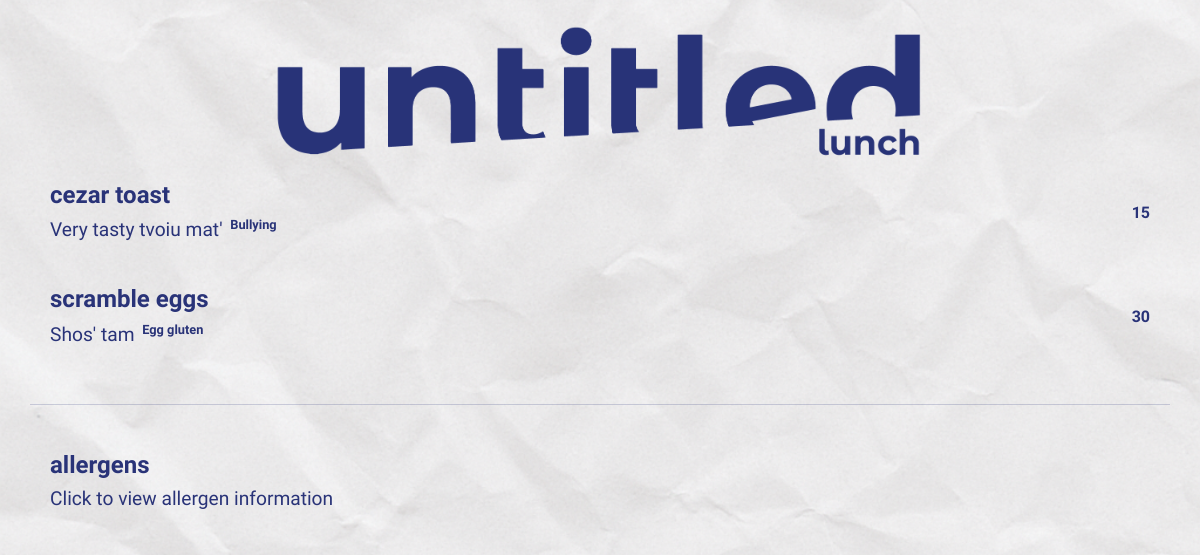
Before: /toasts/ with the older database file.
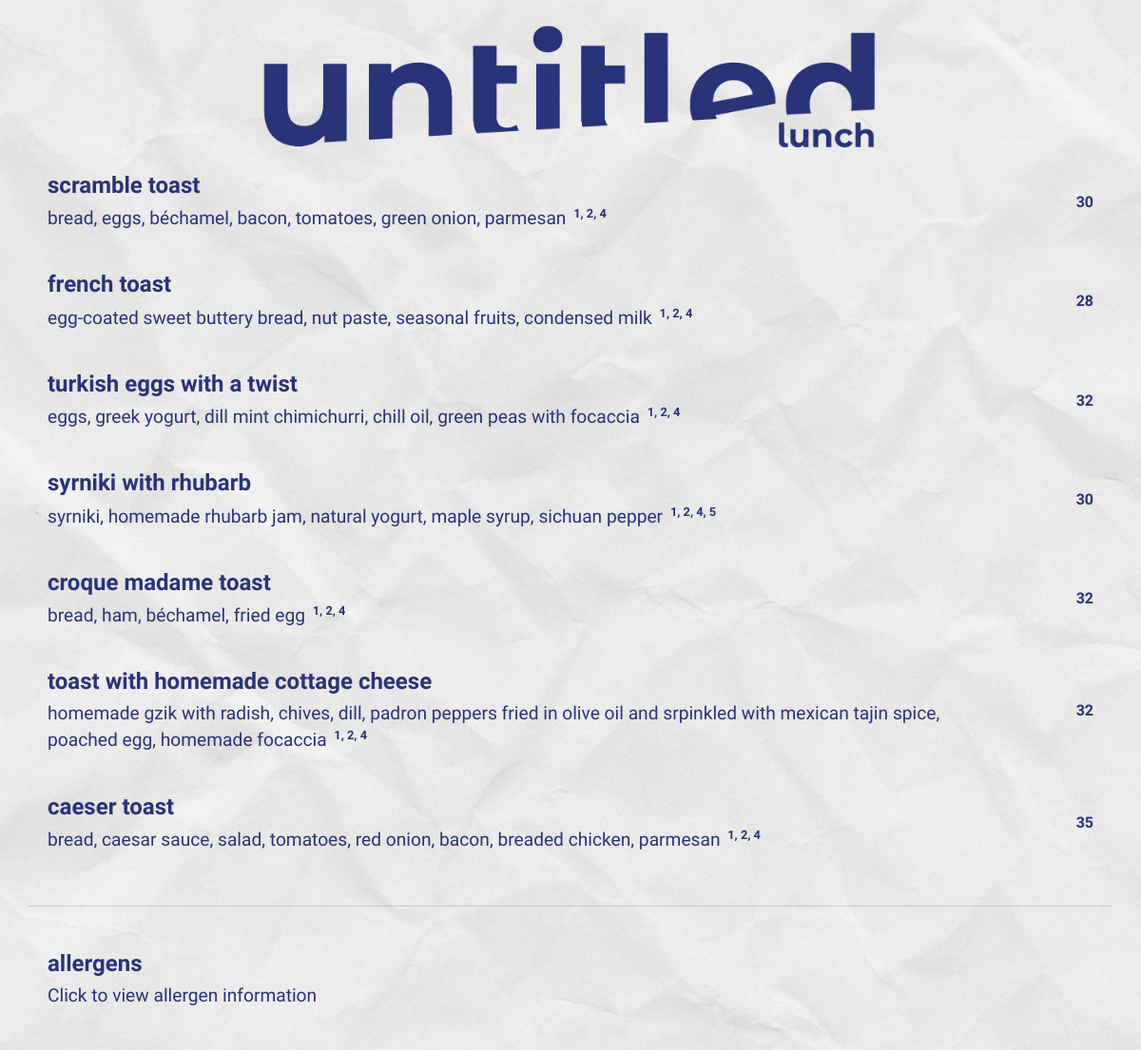
After: the same page with the newer database file.
### menu/models.py (models this page shows, shortened)
class Toast(models.Model):
    name = models.CharField(max_length=100)
    image = models.ImageField(upload_to='menu/images/', blank=True, null=True)
    description = models.TextField(blank=True)
    allergens = models.TextField(blank=True)
    price = models.DecimalField(max_digits=8, decimal_places=2, default=0)
    order = models.PositiveIntegerField(default=0)
    is_active = models.BooleanField(default=True)
    created_at = models.DateTimeField(auto_now_add=True, blank=True, null=True)
    updated_at = models.DateTimeField(auto_now=True, blank=True, null=True)
    @property
    def price_display(self):
        if self.price == self.price.to_integral_value():
            return int(self.price)
        return self.price

### menu/views.py (the view)
# urls.py: path('toasts/', views.toasts_list, name='toasts'),
def toasts_list(request):
    toasts = Toast.objects.filter(is_active=True).order_by('order', 'name')
    return render(request, 'menu/toasts.html', {'toasts': toasts})

### menu/templates/menu/toasts.html (shortened to what this page needs)
{% extends 'menu/base.html' %}
{% load static %}
{% block body_class %}toasts-page{% endblock %}
{% block content %}
<div class="menu-page">
    <div class="logo">
        <img src="{% static 'menu/images/logo_lunch_1.png' %}" alt="Untitled Toasts" class="logo-img">
    </div>
    {% for toast in toasts %}
        <div class="menu-item" data-id="{{ toast.id }}" {% if toast.description %}data-description="{{ toast.description }}"{% endif %} {% if toast.image %}data-image="{{ toast.image.url }}"{% endif %}>
            <div class="menu-center">
                <h3>{{ toast.name }}</h3>
                {% if toast.description %}
                    <p class="description">
                        {{ toast.description }}
                        {% if toast.allergens %}
                            <sup class="allergens-sup">{{ toast.allergens }}</sup>
                        {% endif %}
                    </p>
                {% elif toast.allergens %}
                    <p class="description">
                        <sup class="allergens-sup">{{ toast.allergens }}</sup>
                    </p>
                {% endif %}
            </div>
            <div class="menu-right">
                <p>{{ toast.price_display }}</p>
            </div>
        </div>
    {% empty %}
        <p class="empty">No toasts available 🍞</p>
    {% endfor %}
    <div class="allergens-section">
        <div class="menu-item allergens-item" data-allergens-info="true">
            <div class="menu-center">
                <h3>Allergens</h3>
                <p class="description">Click to view allergen information</p>
            </div>
        </div>
    </div>
</div>
{% endblock %}

### menu/templates/menu/base.html (shortened to what this page needs)
{% load static %}
<!DOCTYPE html>
<html lang="en">
<head>
    <link rel="stylesheet" href="{% static 'menu/css/styles.css' %}?v=2">
</head>
<body class="{% block body_class %}{% endblock %}">
    <main class="wrapper">
        {% block content %}{% endblock %}
    </main>
</body>
</html>

### menu/static/menu/css/styles.css (style rules this page uses)
body { background-image: url("../images/background.png"); background-size: cover; background-position: center; background-repeat: no-repeat; background-attachment: fixed; color: #293378; font-family: 'Montserrat Alternates', sans-serif; font-weight: bold; margin: 0; padding: 0; text-align: center; overflow-x: hidden; }
.logo { display: flex; justify-content: center; align-items: center; margin-top: 150px; margin-bottom: 20px; }
.logo-img { position: absolute; width: 65%; max-width: 450px; height: auto; }
.menu-page { text-align: left; padding: 40px 30px 40px; color: #293378; min-height: 100vh; }
.menu-page .logo { color: #293378; text-align: center; margin-top: 50px; margin-bottom: 75px; font-size: 2.5rem; font-weight: 700; text-transform: lowercase; letter-spacing: -1px; }
.menu-page .logo img { width: 75%; max-width: 650px; height: auto; display: block; margin: 0 auto; }
.menu-item { display: flex; justify-content: space-between; align-items: center; gap: 40px; padding: 0; line-height: 1.2; margin: 0; height: auto; }
.menu-center { flex: 1; text-align: left; overflow: hidden; }
.menu-right { flex: 0 0 auto; text-align: left; min-width: 40px; }
.menu-item h3 { color: #293378; font-size: clamp(0.2rem, 3vw, 1.5rem); margin: 0; padding: 0; text-transform: lowercase; white-space: nowrap; line-height: 1.2; }
.menu-item p { color: #293378; margin: 0; padding: 0; font-size: clamp(0.2rem, 2vw, 1rem); white-space: nowrap; line-height: 1.2; }
.description, .ingredients { font-size: 0.8rem; color: #666; margin: 2px 0; line-height: 1.2; }
.menu-center .description { font-size: clamp(0.0rem, 2vw, 1.2rem); color: #293378; margin: 5px 0 0 0; line-height: 1.3; font-weight: normal; }
.allergens-sup { font-size: clamp(0.0rem, 1.5vw, 0.8rem); color: #293378; font-weight: bold; margin-left: 3px; vertical-align: super; }
.toasts-page .menu-item, .sweets-page .menu-item { display: flex; align-items: center; justify-content: space-between; padding: 15px 20px; margin-bottom: 10px; }
.toasts-page .menu-center, .sweets-page .menu-center { flex: 1; text-align: left; }
.toasts-page .menu-right, .sweets-page .menu-right { flex: 0 0 auto; text-align: right; margin-left: 20px; }
.toasts-page .menu-center .description, .sweets-page .menu-center .description { word-wrap: break-word; word-break: break-word; overflow-wrap: break-word; white-space: normal; line-height: 1.4; max-width: 100%; }
.toasts-page .menu-center h3, .sweets-page .menu-center h3 { white-space: normal; word-wrap: break-word; word-break: normal; overflow-wrap: break-word; line-height: 1.3; hyphens: none; }
.allergens-section { margin-top: 40px; padding-top: 20px; border-top: 1px solid rgba(41, 51, 120, 0.2); }
.allergens-item { margin: 10px 0; }

Changed rows visible on the page:
removed Toast: name "scramble eggs", description "Shos' tam", allergens "Egg gluten", price_display "30"
added Toast: name "scramble toast", description "bread, eggs, béchamel, bacon, tomatoes, green onion, parmesan", allergens "1, 2, 4", price_display "30"
added Toast: name "french toast", description "egg-coated sweet buttery bread, nut paste, seasonal fruits, condensed milk", allergens "1, 2, 4", price_display "28"
added Toast: name "turkish eggs with a twist", description "eggs, greek yogurt, dill mint chimichurri, chill oil, green peas with focaccia", allergens "1, 2, 4", price_display "32"
changed Toast: name "cezar toast" → "syrniki with rhubarb"; description "Very tasty tvoiu mat'" → "syrniki, homemade rhubarb jam, natural yogurt, maple syrup, sichuan pepper"; allergens "Bullying" → "1, 2, 4, 5"; price_display "15" → "30"
added Toast: name "croque madame toast", description "bread, ham, béchamel, fried egg", allergens "1, 2, 4", price_display "32"
added Toast: name "toast with homemade cottage cheese", description "homemade gzik with radish, chives, dill, padron peppers fried in olive oil and srpinkled with mexican tajin spice, poached egg, homemade focaccia", allergens "1, 2, 4", price_display "32"
added Toast: name "caeser toast", description "bread, caesar sauce, salad, tomatoes, red onion, bacon, breaded chicken, parmesan", allergens "1, 2, 4", price_display "35"
